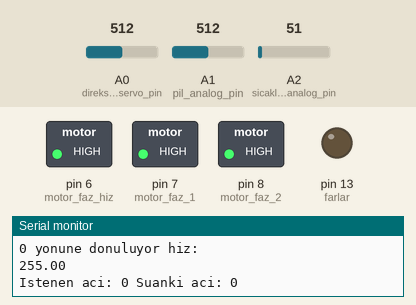
A sketch run on a simulated Arduino Uno, built with avr-gcc and run on an emulated ATmega328P. Shown: switched loads named in the sketch (green lamp = pin HIGH), output pins drawn as LEDs (lit = HIGH), the last lines printed to the serial monitor. The test bench sets the inputs (shaded band); at power-on: A0 (direksiyon_servo_pin) = 512, A1 (pil_analog_pin) = 512, A2 (sicaklik_analog_pin) = 51. Pins used as bus, display or sensor lines are not drawn.

Above: at 1.4 s.
1.5 s: A0 (direksiyon_servo_pin) set to 522
At 2.6 s:
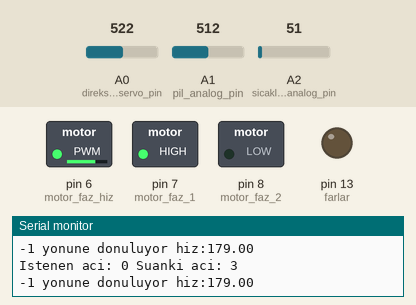
3.0 s: A0 (direksiyon_servo_pin) set to 900
At 4.3 s:
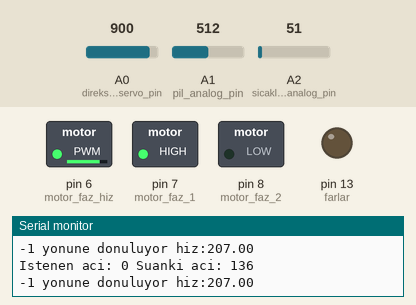
4.6 s: A0 (direksiyon_servo_pin) set to 511
At 5.4 s:
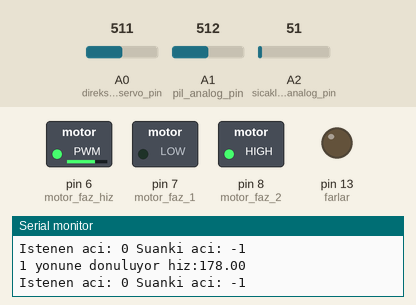
6.2 s: A0 (direksiyon_servo_pin) set to 306
At 7.1 s:
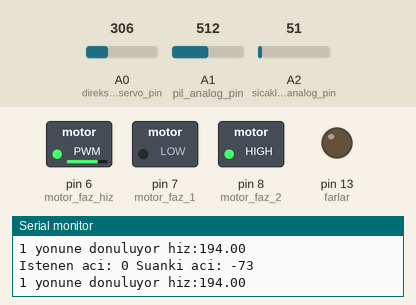
Timing chart, 0 to 8.7 s (numbered marks = the images above; inputs shaded):
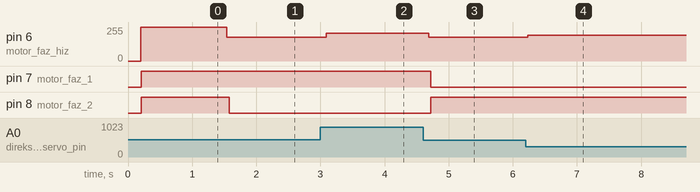

Measured:
- the behaviour switches between 514 and 515 on A0 (direksiyon_servo_pin) (found by bisection; images 0 and 1)
- after the input at 1.5 s, pin 6 (motor_faz_hiz): 255/255 → 179/255 at once; pin 8 (motor_faz_2): HIGH → LOW after 0.08 s
- after the input at 3.0 s, pin 6 (motor_faz_hiz): 179/255 → 207/255 after 0.09 s
- after the input at 4.6 s, pin 6 (motor_faz_hiz): 207/255 → 178/255 after 0.09 s; pin 7 (motor_faz_1): HIGH → LOW after 0.12 s; pin 8 (motor_faz_2): LOW → HIGH after 0.12 s
- after the input at 6.2 s, pin 6 (motor_faz_hiz): 178/255 → 194/255 at once

The sketch:

On_Taraf.ino
```cpp
#include <Wire.h> //I2C dahil ediliyor Nano uno için A4(SDA) A5(SCL) Mega icin 20(SDA) 21(SCL) Leonardo için 2(SDA) ve 3(SCL) SCL 10kohm pull-up hatlara
//On taraf 1, Arka taraf 2, Hucre_1 3, Hucre_2 4
const int veri_sinir = 32;
char alinan_veri[veri_sinir] = {},gonderilen_veri[veri_sinir]={};;
#define direksiyon_servo_pin A0
int direksiyon_servo_aci,istenen_aci;
String direksiyon_servo_string, farlar_string, pil_string, sicaklik_string,toplam_string;
#define farlar 13
int farlar_durum;
float pil_durum, sicaklik_durum;
#define pil_analog_pin A1
#define sicaklik_analog_pin A2
#define motor_faz_hiz 6
#define motor_faz_1 7
#define motor_faz_2 8
String gelen_aci_string;
#define reset_pin 12

void reset_kontrol(){
  if(alinan_veri[0] == 'R' && alinan_veri[1] == 'E' && alinan_veri[2] == 'S'){
    digitalWrite(reset_pin,LOW);
  }
}


void setup(){
  digitalWrite(reset_pin,HIGH);
  delay(200);
  pinMode(reset_pin,OUTPUT);
  Wire.begin(1);
  Wire.onRequest(wire_veri_gonder);
  Wire.onReceive(wire_veri_al);
  pinMode(farlar,OUTPUT);
  pinMode(motor_faz_1,OUTPUT);
  pinMode(motor_faz_2,OUTPUT);
  pinMode(motor_faz_hiz,OUTPUT);
  Serial.begin(9600);
}

void motor_sur(int yon,float hiz){
  analogWrite(motor_faz_hiz,hiz);
  if(yon == -1){
    Serial.print("-1 yonune donuluyor hiz:"); Serial.println(hiz);
    digitalWrite(motor_faz_1,HIGH);
    digitalWrite(motor_faz_2,LOW);
  }
  else if (yon == 0){
    Serial.println("0 yonune donuluyor hiz:"); Serial.println(hiz);
    digitalWrite(motor_faz_1,HIGH);
    digitalWrite(motor_faz_2,HIGH);
  }
  else if(yon == 1){
    Serial.print("1 yonune donuluyor hiz:"); Serial.println(hiz);
    digitalWrite(motor_faz_1,LOW);
    digitalWrite(motor_faz_2,HIGH);
  }

}


void verileri_al(){
  direksiyon_servo_aci = map(analogRead(direksiyon_servo_pin),0,1023,-180,180);
  direksiyon_servo_string = "D:" + String(direksiyon_servo_aci) + "/";
  gelen_aci_string = String(alinan_veri);
  istenen_aci = gelen_aci_string.toInt();
  farlar_string = "F:" + String(farlar_durum);
  pil_durum = analogRead(pil_analog_pin) * (5.0/1023.0);
  pil_string = "P:" + String(pil_durum) + "V"  + "/" ;
  sicaklik_durum = analogRead(sicaklik_analog_pin) * (5.0/1023.0);
  sicaklik_string = "S:" + String(sicaklik_durum) + "C";
  toplam_string = direksiyon_servo_string + farlar_string + pil_string + sicaklik_string;
  toplam_string.toCharArray(gonderilen_veri,veri_sinir);


}

void wire_veri_gonder(){
  Wire.write(gonderilen_veri);
  Wire.write("%");

}
void wire_veri_al(){
  int i=0;
  memset(alinan_veri, 0, sizeof(alinan_veri));
  while(Wire.available()){
    char veri = Wire.read();
    if(veri == '%'){ reset_kontrol(); return;}
    alinan_veri[i] = veri;
    i++;
  }
}
void direksiyon_konum_hareket(){
  verileri_al();
  Serial.print("Istenen aci: "); Serial.print(istenen_aci); Serial.print(" Suanki aci: "); Serial.println(direksiyon_servo_aci);
  if(istenen_aci < direksiyon_servo_aci){
    motor_sur(-1,map(istenen_aci-direksiyon_servo_aci,-360,360,255,100));
  }
  else if(istenen_aci == direksiyon_servo_aci){
    motor_sur(0,255);
  }
  else if(istenen_aci > direksiyon_servo_aci){
    motor_sur(1,map(istenen_aci-direksiyon_servo_aci,360,-360,255,100));
  }
}

void loop(){
  direksiyon_konum_hareket();
  //Serial.println(gonderilen_veri);
  //Serial.println(istenen_aci);
  //Serial.print("Gelen: "); Serial.println(alinan_veri);
  wire_veri_gonder();
 // delay(200);
}
```
